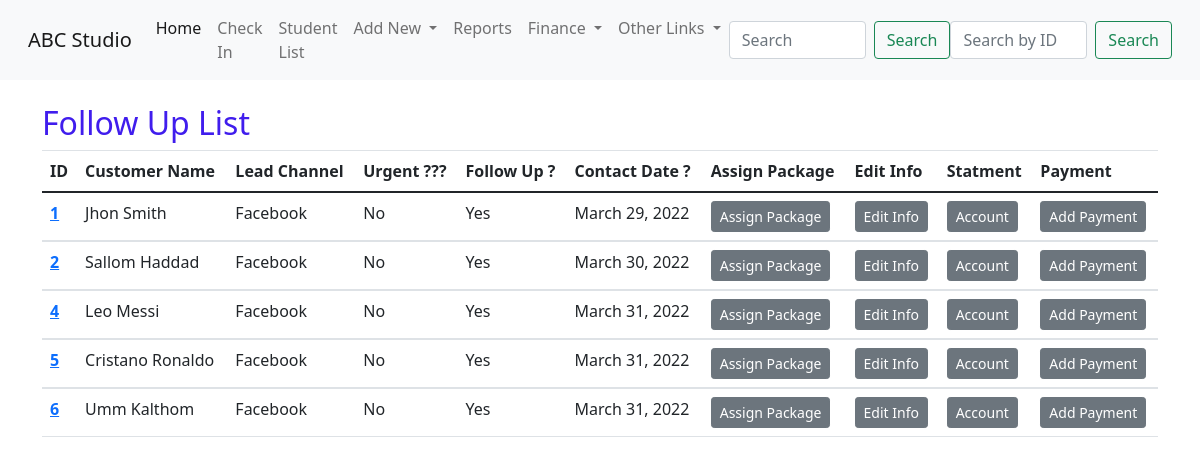
Screenshot of /customerFollowUp/ with the database file from the repository.
### student/models.py (models this page shows, shortened)
class customerInfo(models.Model):
    studentId = models.AutoField(primary_key=True)
    customerName = models.CharField(max_length=100 , unique=True)
    customerImg = models.ImageField(upload_to ='media/student/imgs/' , default='default.jpg')
    leadsChannel = models.ForeignKey(leadSource,max_length=50,on_delete=models.CASCADE)
    adsRef = models.CharField(max_length=200,blank=True)
    contactDate = models.DateField(default=datetime.now , editable=False)
    leadeAge = models.IntegerField()
    leadsLocation = models.CharField(max_length=100)
    leadsContactNumber = models.IntegerField()
    emailAddress = models.EmailField(unique=True)
    leadsComment = models.CharField(max_length=1000)
    leadsUrgent = models.BooleanField()
    Nationality = models.ForeignKey(countryList,max_length=250,on_delete=models.CASCADE)
    intersetList = models.ForeignKey(courseList,max_length=50,on_delete=models.CASCADE)
    followUp = models.BooleanField(default=True)

class leadSource(models.Model):
    sourceChannel = models.CharField(max_length=50,unique=True)
    def __str__(self) -> str:
        return f'{self.sourceChannel}'

### student/views.py (the view)
# urls.py: path('customerFollowUp/',views.customerFollowUp,name='customerFollowUp'),
def customerFollowUp(request):
    followList = customerInfo.objects.filter(followUp=True)
    context = {'followList':followList}
    return render(request,'student/customerinfo_followUp.html',context)

### student/templates/student/customerinfo_followUp.html (shortened to what this page needs)
{% extends 'student/base.html' %}
{% block content %}
    <div class="container">
      <br>
      <h2>Follow Up List</h2>
<table class="table">
  <thead>
    <tr>
      <th scope="col">ID</th>
      <th scope="col">Customer Name</th>
      <th scope="col">Lead Channel</th>
      <th scope="col">Urgent ??? </th>
      <th scope="col">Follow Up ? </th>
      <th scope="col"> Contact Date ? </th>
      <th scope="col">Assign Package</th>
      <th scope="col">Edit Info</th>
      <th scope="col">Statment</th>
      <th scope="col">Payment</th>
    </tr>
  </thead>
  {% for x in followList %}
  <tbody>
    <tr>
      <th scope="row"><a href="/student/dashBoard/{{x.studentId}}">{{x.studentId}} </th></a>
      <td>{{x.customerName}} </td>
      <td>{{x.leadsChannel}}</td>
       {% if x.leadsUrgent == True %}
      <td>Yes</td>
        {% else %}
      <td>No</td>
        {% endif %}
        {% if x.followUp == True %}
      <td>Yes</td>
         {% endif %}
      <td>{{x.contactDate}}</td>
      <td><button class="btn btn-secondary btn-sm" type="submit" onclick="location.href='{% url 'student:assignPKG' x.studentId %}'">Assign Package</button></td>
      <td><button class="btn btn-secondary btn-sm" type="submit" onclick="location.href='{% url 'student:updateView' x.studentId %}'">Edit Info</button></td>
      <td><button class="btn btn-secondary btn-sm" type="submit" onclick="location.href='{% url 'student:soa_PK' x.studentId %}'">Account</button></td>
      <td><button class="btn btn-secondary btn-sm" type="submit" onclick="location.href='{% url 'student:AddPayment' x.studentId %}'">Add Payment</button></td>
    </tr>
  </tbody>
  {% endfor %}
</table>
{% endblock %}

### student/static/student/custom.css (style rules this page uses)
h2 { color: rgb(64, 29, 237); border-radius: 2; }

### rows the page displays
customerInfo: studentId "1", customerName "Jhon Smith", leadsChannel "Facebook", leadsUrgent "No", followUp "Yes", contactDate "March 29, 2022"
customerInfo: studentId "2", customerName "Sallom Haddad", leadsChannel "Facebook", leadsUrgent "No", followUp "Yes", contactDate "March 30, 2022"
customerInfo: studentId "4", customerName "Leo Messi", leadsChannel "Facebook", leadsUrgent "No", followUp "Yes", contactDate "March 31, 2022"
customerInfo: studentId "5", customerName "Cristano Ronaldo", leadsChannel "Facebook", leadsUrgent "No", followUp "Yes", contactDate "March 31, 2022"
customerInfo: studentId "6", customerName "Umm Kalthom", leadsChannel "Facebook", leadsUrgent "No", followUp "Yes", contactDate "March 31, 2022"
